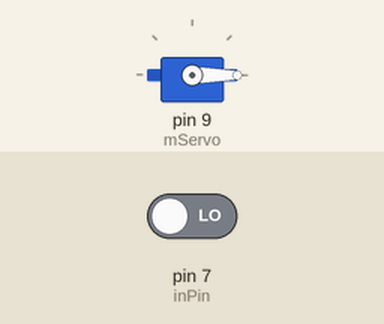
Simulated run of this sketch. Board: Arduino Uno, built with avr-gcc and run on an emulated ATmega328P. On the bench: servo. Inputs (shaded band) come from the test bench; at power-on: pin 7 (inPin) LOW. What the sketch prints to the serial monitor is not drawn.

Above: at 0.2 s.
Timing chart, 0 to 1.7 s (numbered marks = the images above):
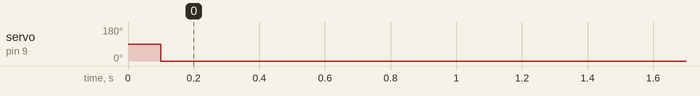

Measured:
- by itself, servo on pin 9 (mServo): 90° → 0° at 0.10 s

The sketch:

morta.ino
```cpp
#include <Servo.h>
Servo mServo;
int inPin = 7;
int val = 0;
unsigned long duration;
String str_send_data;
unsigned long sTime = 0;
unsigned long rTime = 0;
unsigned long cTime = 0;

void setup() {
  mServo.attach(9);
  Serial.begin(115200);
  sTime = millis();
  pinMode(inPin, INPUT);
}

void loop() {
  cTime = millis() - sTime;
  rTime = millis();
  duration = pulseIn(inPin, HIGH, 100000);
  //str_send_data = String(cTime) + "," + String(duration);
  //Serial.println(str_send_data);

 Serial.println(duration);
  while(millis() - rTime < 100){
    delay(0.01);
    mServo.write(duration*180/750);
  }
}
```
